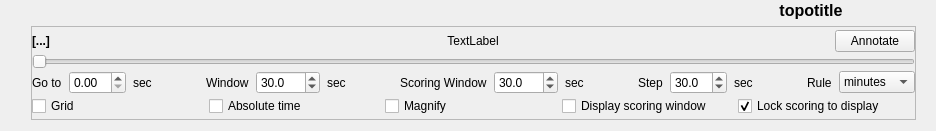
      <widget class="QWidget" name="layoutWidget">
       <layout class="QGridLayout" name="gridLayout_21">
        <property name="topMargin">
         <number>0</number>
        </property>
        <property name="rightMargin">
         <number>0</number>
        </property>
        <item row="0" column="1">
         <widget class="QWidget" name="_topoW" native="true">
          <property name="minimumSize">
           <size>
            <width>250</width>
            <height>0</height>
           </size>
          </property>
          <property name="maximumSize">
           <size>
            <width>300</width>
            <height>16777215</height>
           </size>
          </property>
          <layout class="QVBoxLayout" name="verticalLayout_31">
           <property name="spacing">
            <number>0</number>
           </property>
           <property name="leftMargin">
            <number>0</number>
           </property>
           <property name="topMargin">
            <number>0</number>
           </property>
           <property name="rightMargin">
            <number>0</number>
           </property>
           <property name="bottomMargin">
            <number>0</number>
           </property>
           <item>
            <layout class="QVBoxLayout" name="_topoLayout">
             <property name="topMargin">
              <number>0</number>
             </property>
             <item>
              <widget class="QLabel" name="_topoTitle">
               <property name="maximumSize">
                <size>
                 <width>16777215</width>
                 <height>40</height>
                </size>
               </property>
               <property name="font">
                <font>
                 <pointsize>12</pointsize>
                 <weight>75</weight>
                 <bold>true</bold>
                </font>
               </property>
               <property name="text">
                <string>topotitle</string>
               </property>
               <property name="alignment">
                <set>Qt::AlignCenter</set>
               </property>
              </widget>
             </item>
            </layout>
           </item>
          </layout>
         </widget>
        </item>
        <item row="0" column="0">
         <spacer name="horizontalSpacer_13">
          <property name="orientation">
           <enum>Qt::Horizontal</enum>
          </property>
          <property name="sizeType">
           <enum>QSizePolicy::Expanding</enum>
          </property>
          <property name="sizeHint" stdset="0">
           <size>
            <width>40</width>
            <height>20</height>
           </size>
          </property>
         </spacer>
        </item>
        <item row="1" column="0" colspan="2">
         <layout class="QHBoxLayout" name="horizontalLayout_3">
          <property name="spacing">
           <number>6</number>
          </property>
          <property name="leftMargin">
           <number>20</number>
          </property>
          <property name="topMargin">
           <number>0</number>
          </property>
          <property name="rightMargin">
           <number>20</number>
          </property>
          <property name="bottomMargin">
           <number>0</number>
          </property>
          <item>
           <widget class="QFrame" name="_slFrame">
            <property name="minimumSize">
             <size>
              <width>0</width>
              <height>0</height>
             </size>
            </property>
            <property name="frameShape">
             <enum>QFrame::StyledPanel</enum>
            </property>
            <property name="frameShadow">
             <enum>QFrame::Raised</enum>
            </property>
            <layout class="QVBoxLayout" name="verticalLayout_15">
             <property name="spacing">
              <number>0</number>
             </property>
             <property name="leftMargin">
              <number>0</number>
             </property>
             <property name="topMargin">
              <number>0</number>
             </property>
             <property name="rightMargin">
              <number>0</number>
             </property>
             <property name="bottomMargin">
              <number>0</number>
             </property>
             <item>
              <layout class="QGridLayout" name="gridLayout_7">
               <property name="topMargin">
                <number>0</number>
               </property>
               <property name="horizontalSpacing">
                <number>7</number>
               </property>
               <property name="verticalSpacing">
                <number>2</number>
               </property>
               <item row="0" column="0" colspan="18">
                <layout class="QHBoxLayout" name="horizontalLayout_22">
                 <property name="topMargin">
                  <number>3</number>
                 </property>
                 <item alignment="Qt::AlignLeft">
                  <widget class="QLabel" name="_txtCursor">
                   <property name="sizePolicy">
                    <sizepolicy hsizetype="Fixed" vsizetype="Preferred">
                     <horstretch>0</horstretch>
                     <verstretch>0</verstretch>
                    </sizepolicy>
                   </property>
                   <property name="minimumSize">
                    <size>
                     <width>120</width>
                     <height>0</height>
                    </size>
                   </property>
                   <property name="maximumSize">
                    <size>
                     <width>120</width>
                     <height>16777215</height>
                    </size>
                   </property>
                   <property name="font">
                    <font>
                     <weight>75</weight>
                     <bold>true</bold>
                    </font>
                   </property>
                   <property name="text">
                    <string>[...]</string>
                   </property>
                  </widget>
                 </item>
                 <item alignment="Qt::AlignHCenter">
                  <widget class="QLabel" name="_SlText">
                   <property name="text">
                    <string>TextLabel</string>
                   </property>
                   <property name="alignment">
                    <set>Qt::AlignCenter</set>
                   </property>
                   <property name="margin">
                    <number>0</number>
                   </property>
                  </widget>
                 </item>
                 <item alignment="Qt::AlignRight">
                  <widget class="QPushButton" name="_AnnotateRun">
                   <property name="text">
                    <string>Annotate</string>
                   </property>
                  </widget>
                 </item>
                </layout>
               </item>
               <item row="1" column="0" colspan="18">
                <widget class="QSlider" name="_SlVal">
                 <property name="orientation">
                  <enum>Qt::Horizontal</enum>
                 </property>
                 <property name="tickPosition">
                  <enum>QSlider::NoTicks</enum>
                 </property>
                 <property name="tickInterval">
                  <number>10</number>
                 </property>
                </widget>
               </item>
               <item row="2" column="0">
                <widget class="QLabel" name="label">
                 <property name="text">
                  <string>Go to</string>
                 </property>
                </widget>
               </item>
               <item row="2" column="1">
                <widget class="QDoubleSpinBox" name="_SlGoto">
                 <property name="decimals">
                  <number>2</number>
                 </property>
                </widget>
               </item>
               <item row="2" column="2">
                <widget class="QLabel" name="label_12">
                 <property name="text">
                  <string>sec</string>
                 </property>
                </widget>
               </item>
               <item row="2" column="3">
                <spacer name="horizontalSpacer_4">
                 <property name="orientation">
                  <enum>Qt::Horizontal</enum>
                 </property>
                 <property name="sizeType">
                  <enum>QSizePolicy::Maximum</enum>
                 </property>
                 <property name="sizeHint" stdset="0">
                  <size>
                   <width>40</width>
                   <height>20</height>
                  </size>
                 </property>
                </spacer>
               </item>
               <item row="2" column="4">
                <widget class="QLabel" name="label_3">
                 <property name="text">
                  <string>Window</string>
                 </property>
                </widget>
               </item>
               <item row="2" column="5">
                <widget class="QDoubleSpinBox" name="_SigWin">
                 <property name="decimals">
                  <number>1</number>
                 </property>
                 <property name="maximum">
                  <double>1000.000000000000000</double>
                 </property>
                 <property name="value">
                  <double>30.000000000000000</double>
                 </property>
                </widget>
               </item>
               <item row="2" column="6">
                <widget class="QLabel" name="label_4">
                 <property name="text">
                  <string>sec</string>
                 </property>
                </widget>
               </item>
               <item row="2" column="7">
                <spacer name="horizontalSpacer_5">
                 <property name="orientation">
                  <enum>Qt::Horizontal</enum>
                 </property>
                 <property name="sizeType">
                  <enum>QSizePolicy::Expanding</enum>
                 </property>
                 <property name="sizeHint" stdset="0">
                  <size>
                   <width>40</width>
                   <height>20</height>
                  </size>
                 </property>
                </spacer>
               </item>
               <item row="2" column="8">
                <widget class="QLabel" name="label_3_1">
                 <property name="text">
                  <string>Scoring Window</string>
                 </property>
                </widget>
               </item>
               <item row="2" column="9">
                <widget class="QDoubleSpinBox" name="_ScorWin">
                 <property name="decimals">
                  <number>1</number>
                 </property>
                 <property name="minimum">
                  <double>0.100000000000000</double>
                 </property>
                 <property name="maximum">
                  <double>1000.000000000000000</double>
                 </property>
                 <property name="value">
                  <double>30.000000000000000</double>
                 </property>
                </widget>
               </item>
               <item row="2" column="10">
                <widget class="QLabel" name="label_4_1">
                 <property name="text">
                  <string>sec</string>
                 </property>
                </widget>
               </item>
               <item row="2" column="11">
                <spacer name="horizontalSpacer_5_1">
                 <property name="orientation">
                  <enum>Qt::Horizontal</enum>
                 </property>
                 <property name="sizeType">
                  <enum>QSizePolicy::Expanding</enum>
                 </property>
                 <property name="sizeHint" stdset="0">
                  <size>
                   <width>40</width>
                   <height>20</height>
                  </size>
                 </property>
                </spacer>
               </item>
               <item row="2" column="12">
                <widget class="QLabel" name="label_5">
                 <property name="text">
                  <string>Step</string>
                 </property>
                </widget>
               </item>
               <item row="2" column="13">
                <widget class="QDoubleSpinBox" name="_SigStep">
                 <property name="decimals">
                  <number>1</number>
                 </property>
                 <property name="minimum">
                  <double>0.100000000000000</double>
                 </property>
                 <property name="value">
                  <double>30.000000000000000</double>
                 </property>
                </widget>
               </item>
               <item row="2" column="14">
                <widget class="QLabel" name="label_6">
                 <property name="text">
                  <string>sec</string>
                 </property>
                </widget>
               </item>
               <item row="2" column="15">
                <spacer name="horizontalSpacer_6">
                 <property name="orientation">
                  <enum>Qt::Horizontal</enum>
                 </property>
                 <property name="sizeHint" stdset="0">
                  <size>
                   <width>40</width>
                   <height>20</height>
                  </size>
                 </property>
                </spacer>
               </item>
               <item row="2" column="16">
                <widget class="QLabel" name="label_31">
                 <property name="text">
                  <string>Rule</string>
                 </property>
                </widget>
               </item>
               <item row="2" column="17">
                <widget class="QComboBox" name="_slRules">
                 <property name="currentIndex">
                  <number>1</number>
                 </property>
                 <item>
                  <property name="text">
                   <string>seconds</string>
                  </property>
                 </item>
                 <item>
                  <property name="text">
                   <string>minutes</string>
                  </property>
                 </item>
                 <item>
                  <property name="text">
                   <string>hours</string>
                  </property>
                 </item>
                </widget>
               </item>
               <item row="3" column="0" colspan="18">
                <layout class="QHBoxLayout" name="horizontalLayout_22_1">
                 <property name="bottomMargin">
                  <number>3</number>
                 </property>
                 <item>
                  <widget class="QCheckBox" name="_slGrid">
                   <property name="text">
                    <string>Grid</string>
                   </property>
                   <property name="checked">
                    <bool>false</bool>
                   </property>
                  </widget>
                 </item>
                 <item>
                  <widget class="QCheckBox" name="_slAbsTime">
                   <property name="text">
                    <string>Absolute time</string>
                   </property>
                  </widget>
                 </item>
                 <item>
                  <widget class="QCheckBox" name="_slMagnify">
                   <property name="text">
                    <string>Magnify</string>
                   </property>
                  </widget>
                 </item>
                 <item>
                  <widget class="QCheckBox" name="_ScorWinVisible">
                   <property name="text">
                    <string>Display scoring window</string>
                   </property>
                   <property name="checked">
                    <bool>false</bool>
                   </property>
                  </widget>
                 </item>
                 <item>
                  <widget class="QCheckBox" name="_LockScorSigWins">
                   <property name="text">
                    <string>Lock scoring to display</string>
                   </property>
                   <property name="checked">
                    <bool>true</bool>
                   </property>
                  </widget>
                 </item>
                </layout>
               </item>
              </layout>
             </item>
            </layout>
           </widget>
          </item>
         </layout>
        </item>
       </layout>
      </widget>
